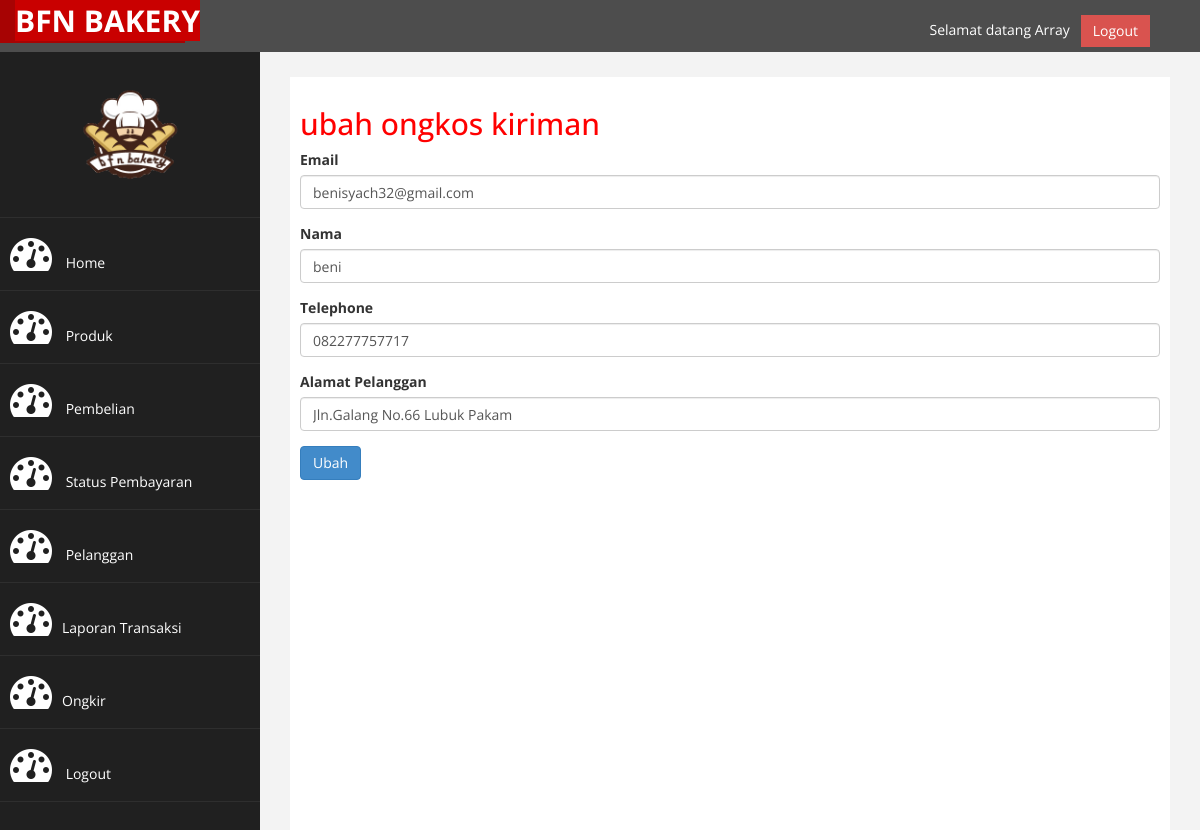
The page /admin/index.php?halaman=ubahpelanggan&id=1 (signed in) on the database its author committed.
### tables this page shows
CREATE TABLE `pelanggan` (
  `email_pelanggan` varchar(30) NOT NULL,
  `password_pelanggan` varchar(30) NOT NULL,
  `telphone_pelanggan` varchar(30) NOT NULL,
  `nama_pelanggan` varchar(30) NOT NULL,
  `nama_kota` varchar(30) NOT NULL,
  `alamat_pelanggan` varchar(30) NOT NULL,
  `id_pelanggan` int(30) NOT NULL,
  `level` varchar(10) NOT NULL
);

### admin/ubahpelanggan.php (the view, shortened to what this page needs)
<h2>ubah ongkos kiriman</h2>
<?php
$ambil=$koneksi->query("SELECT * FROM pelanggan WHERE id_pelanggan='$_GET[id]'");
$pecah=$ambil->fetch_assoc();
 ?>
<form method="post" enctype="multipart/form-data">
	<div class="form-group">
		<label>Email</label>
		<input type="text" class="form-control" value="<?php echo $pecah['email_pelanggan']; ?>" name="email_pelanggan">
	</div>
	<div class="form-group">
		<label>Nama</label>
		<input type="text" class="form-control" value="<?php echo $pecah['nama_pelanggan']; ?>" name="nama_pelanggan">
	</div>
	<div class="form-group">
		<label>Telephone</label>
		<input type="number" class="form-control" value="<?php echo $pecah['telphone_pelanggan']; ?>" name="telphone_pelanggan">
	</div>
	<div class="form-group">
		<label>Alamat Pelanggan</label>
		<input type="text" class="form-control" value="<?php echo $pecah['alamat_pelanggan']; ?>" name="alamat_pelanggan">
	</div>
	<button class="btn btn-primary" name="ubah">Ubah</button>
</form>

### admin/assets/css/custom.css (style rules this page uses)
body { font-family: 'Open Sans', sans-serif; }
h2 { color: #f00; }

### rows shown on the page
pelanggan: email_pelanggan "benisyach32@gmail.com", nama_pelanggan "beni", telphone_pelanggan "082277757717", alamat_pelanggan "Jln.Galang No.66 Lubuk Pakam"

### other values the page prints
$_SESSION["pelanggan"] "Array"
